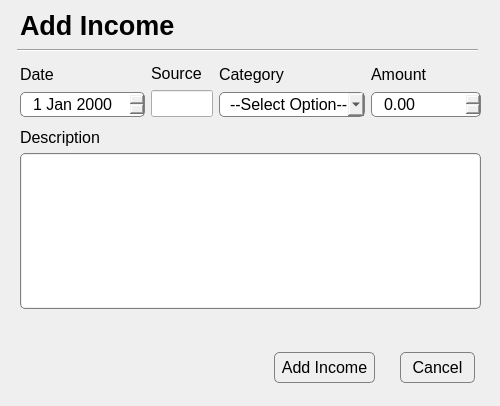
<?xml version="1.0" encoding="UTF-8"?>
<ui version="4.0">
 <class>Dialog</class>
 <widget class="QDialog" name="Dialog">
  <property name="geometry">
   <rect>
    <x>0</x>
    <y>0</y>
    <width>500</width>
    <height>406</height>
   </rect>
  </property>
  <property name="windowTitle">
   <string>Dialog</string>
  </property>
  <property name="styleSheet">
   <string notr="true">QDateEdit {
	border: 1px solid gray;
	border-radius: 5px;
	padding-left: 10px;
}

QComboBox {
	border: 1px solid gray;
	border-radius: 5px;
	padding-left: 10px;
}

QDoubleSpinBox {
	border: 1px solid gray;
	border-radius: 5px;
	padding-left: 10px;
}


QPushButton {
	border: 1px solid gray;
	border-radius: 5px;
}

QPlainTextEdit {
	border: 1px solid gray;        /* Set the border */
	border-radius: 5px;          /* Round the corners */
	padding: 1px;                /* Space between text and border */
}

QPlainTextEdit::viewport {
	background: transparent;      /* Make viewport background transparent */
	border: none;                 /* Remove viewport border */
}</string>
  </property>
  <widget class="QLabel" name="incomeDialogTitle">
   <property name="geometry">
    <rect>
     <x>20</x>
     <y>10</y>
     <width>171</width>
     <height>31</height>
    </rect>
   </property>
   <property name="font">
    <font>
     <pointsize>20</pointsize>
     <weight>75</weight>
     <bold>true</bold>
    </font>
   </property>
   <property name="text">
    <string>Add Income</string>
   </property>
  </widget>
  <widget class="Line" name="line">
   <property name="geometry">
    <rect>
     <x>17</x>
     <y>40</y>
     <width>461</width>
     <height>21</height>
    </rect>
   </property>
   <property name="orientation">
    <enum>Qt::Horizontal</enum>
   </property>
  </widget>
  <widget class="QPushButton" name="incomeCancelPushButton">
   <property name="geometry">
    <rect>
     <x>400</x>
     <y>352</y>
     <width>75</width>
     <height>31</height>
    </rect>
   </property>
   <property name="font">
    <font>
     <pointsize>12</pointsize>
    </font>
   </property>
   <property name="text">
    <string>Cancel</string>
   </property>
  </widget>
  <widget class="QPushButton" name="incomeAddPushButton">
   <property name="geometry">
    <rect>
     <x>274</x>
     <y>352</y>
     <width>101</width>
     <height>31</height>
    </rect>
   </property>
   <property name="font">
    <font>
     <pointsize>12</pointsize>
    </font>
   </property>
   <property name="text">
    <string>Add Income</string>
   </property>
  </widget>
  <widget class="QWidget" name="layoutWidget">
   <property name="geometry">
    <rect>
     <x>20</x>
     <y>128</y>
     <width>461</width>
     <height>181</height>
    </rect>
   </property>
   <layout class="QVBoxLayout" name="verticalLayout_4">
    <item>
     <widget class="QLabel" name="incomeDescriptionTextEditLabel">
      <property name="font">
       <font>
        <pointsize>12</pointsize>
       </font>
      </property>
      <property name="text">
       <string>Description</string>
      </property>
     </widget>
    </item>
    <item>
     <widget class="QPlainTextEdit" name="incomeDescriptionTextEdit">
      <property name="font">
       <font>
        <pointsize>12</pointsize>
       </font>
      </property>
     </widget>
    </item>
   </layout>
  </widget>
  <widget class="QWidget" name="layoutWidget">
   <property name="geometry">
    <rect>
     <x>20</x>
     <y>63</y>
     <width>461</width>
     <height>54</height>
    </rect>
   </property>
   <layout class="QHBoxLayout" name="horizontalLayout">
    <item>
     <layout class="QVBoxLayout" name="verticalLayout">
      <item>
       <widget class="QLabel" name="incomeDateEditLabel">
        <property name="font">
         <font>
          <pointsize>12</pointsize>
         </font>
        </property>
        <property name="text">
         <string>Date</string>
        </property>
       </widget>
      </item>
      <item>
       <widget class="QDateEdit" name="incomeDateEdit">
        <property name="minimumSize">
         <size>
          <width>0</width>
          <height>25</height>
         </size>
        </property>
        <property name="maximumSize">
         <size>
          <width>16777215</width>
          <height>25</height>
         </size>
        </property>
        <property name="font">
         <font>
          <pointsize>12</pointsize>
         </font>
        </property>
       </widget>
      </item>
     </layout>
    </item>
    <item>
     <layout class="QVBoxLayout" name="verticalLayout_5">
      <item>
       <widget class="QLabel" name="incomeSourceEditLabel">
        <property name="font">
         <font>
          <pointsize>12</pointsize>
         </font>
        </property>
        <property name="text">
         <string>Source</string>
        </property>
       </widget>
      </item>
      <item>
       <widget class="QLineEdit" name="incomeSourceEdit">
        <property name="sizePolicy">
         <sizepolicy hsizetype="Maximum" vsizetype="Fixed">
          <horstretch>0</horstretch>
          <verstretch>0</verstretch>
         </sizepolicy>
        </property>
        <property name="font">
         <font>
          <pointsize>12</pointsize>
         </font>
        </property>
       </widget>
      </item>
     </layout>
    </item>
    <item>
     <layout class="QVBoxLayout" name="verticalLayout_2">
      <item>
       <widget class="QLabel" name="incomeCategoryDropdownLabel">
        <property name="font">
         <font>
          <pointsize>12</pointsize>
         </font>
        </property>
        <property name="text">
         <string>Category</string>
        </property>
       </widget>
      </item>
      <item>
       <widget class="QComboBox" name="incomeCategoryDropdown">
        <property name="minimumSize">
         <size>
          <width>0</width>
          <height>25</height>
         </size>
        </property>
        <property name="maximumSize">
         <size>
          <width>16777215</width>
          <height>25</height>
         </size>
        </property>
        <property name="font">
         <font>
          <pointsize>12</pointsize>
         </font>
        </property>
        <property name="placeholderText" stdset="0">
         <string>--Select Option--</string>
        </property>
        <item>
         <property name="text">
          <string/>
         </property>
        </item>
        <item>
         <property name="text">
          <string>Paycheck</string>
         </property>
        </item>
        <item>
         <property name="text">
          <string>Freelance</string>
         </property>
        </item>
        <item>
         <property name="text">
          <string>Capital Gains</string>
         </property>
        </item>
        <item>
         <property name="text">
          <string>Investments</string>
         </property>
        </item>
        <item>
         <property name="text">
          <string>Other</string>
         </property>
        </item>
       </widget>
      </item>
     </layout>
    </item>
    <item>
     <layout class="QVBoxLayout" name="verticalLayout_3">
      <item>
       <widget class="QLabel" name="incomeAmountSpinboxLabel">
        <property name="font">
         <font>
          <pointsize>12</pointsize>
         </font>
        </property>
        <property name="text">
         <string>Amount</string>
        </property>
       </widget>
      </item>
      <item>
       <widget class="QDoubleSpinBox" name="incomeAmountSpinbox">
        <property name="minimumSize">
         <size>
          <width>0</width>
          <height>25</height>
         </size>
        </property>
        <property name="maximumSize">
         <size>
          <width>16777215</width>
          <height>25</height>
         </size>
        </property>
        <property name="font">
         <font>
          <pointsize>12</pointsize>
         </font>
        </property>
        <property name="maximum">
         <double>9999999.990000000223517</double>
        </property>
       </widget>
      </item>
     </layout>
    </item>
   </layout>
  </widget>
 </widget>
 <resources/>
 <connections/>
</ui>
